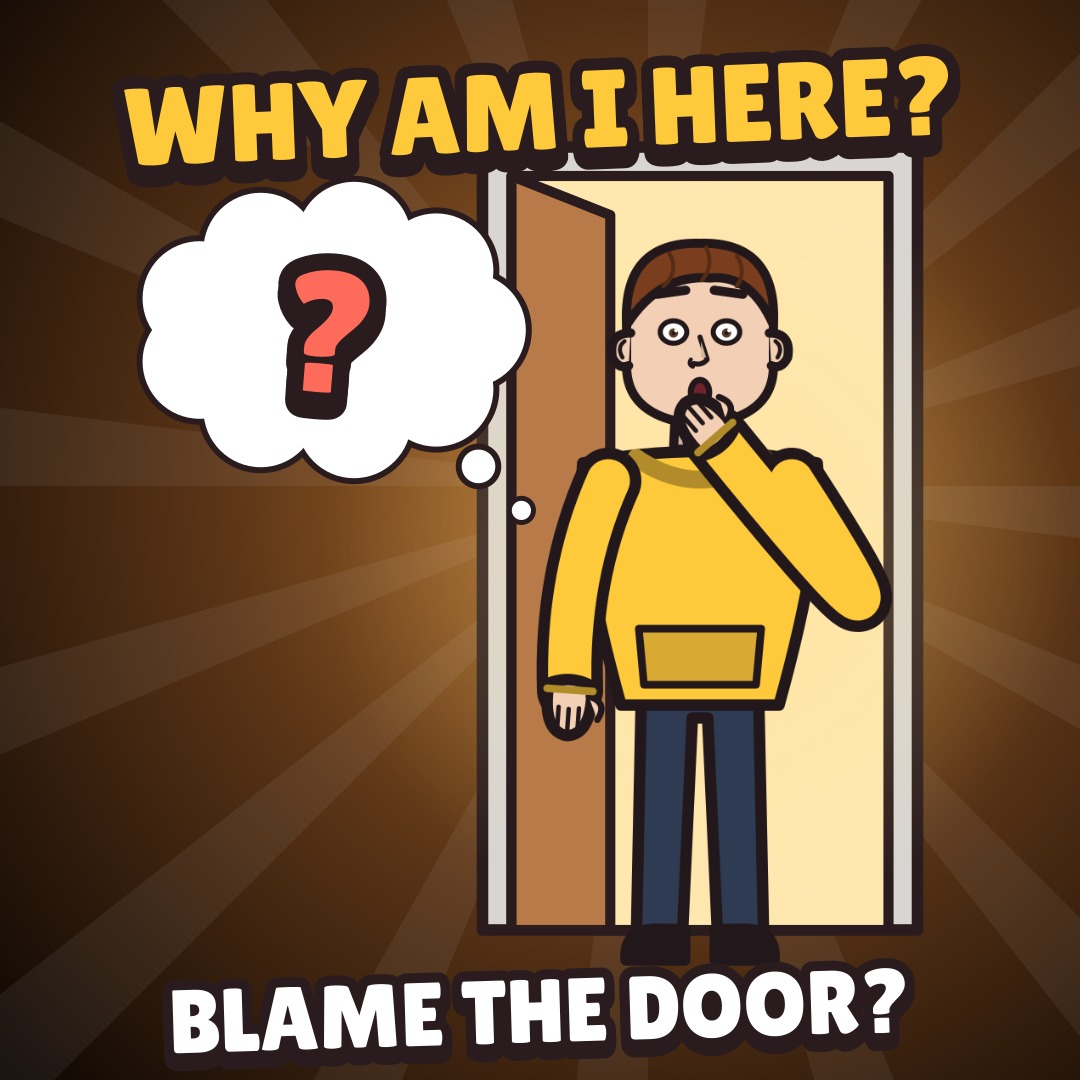

Write Python code to recreate this figure.
"""Teaser Community post image (1080x1080) for L6. python episodes/B-006-brain-glitches/social/post/post.py"""
import os, sys, math
os.environ["TW_FLAT_SIZE"] = "1080x1080"
from pathlib import Path
HERE = Path(__file__).resolve().parent
sys.path.insert(0, str(HERE.parents[3] / "lib"))
import cairocffi as cairo
from flat2d import *
from cast2_flat import char2
from flat_fx import qmark
from flat_brain import *
surf = cairo.ImageSurface(cairo.FORMAT_ARGB32, W, H); g = G(surf)
g.fill_all(g.rgrad(W * 0.6, H * 0.45, W * 0.8, "#B8732E", "#5A3416", "#0E0703"))
for i in range(16):
    a0 = i * TAU / 16
    g.poly([(W * 0.6, H * 0.45), (W * 0.6 + 2000 * math.cos(a0), H * 0.45 + 2000 * math.sin(a0)),
            (W * 0.6 + 2000 * math.cos(a0 + 0.12), H * 0.45 + 2000 * math.sin(a0 + 0.12))], "#FFFFFF", None, a=0.06)
doorway(g, 700, 930, 1.45, 0.9, wall="#3A2A1E", inside="#FFE7B0", light=1.0)
char2(g, "student", 700, 960, 720, "shocked", "down", "think", t=None, breathe=False, blink=False, view="front")
thought(g, 330, 330, 330, 220, 1.0, tail=(1, 1))
qmark(g, 330, 330, 170, "#FF6B5B", 0.08, 1.0)
g.text("WHY AM I HERE?", W / 2, 110, 110, PAL["yellow"], sw=24, depth=10, rot=-0.04)
g.text("BLAME THE DOOR?", W / 2, 1010, 90, "#FFFFFF", sw=20, depth=8, rot=-0.03)
from PIL import Image
Image.frombuffer("RGBA", (W, H), bytes(surf.get_data()), "raw", "BGRA", 0, 1).convert("RGB").save(HERE / "post.jpg", quality=92)
print("ok")
